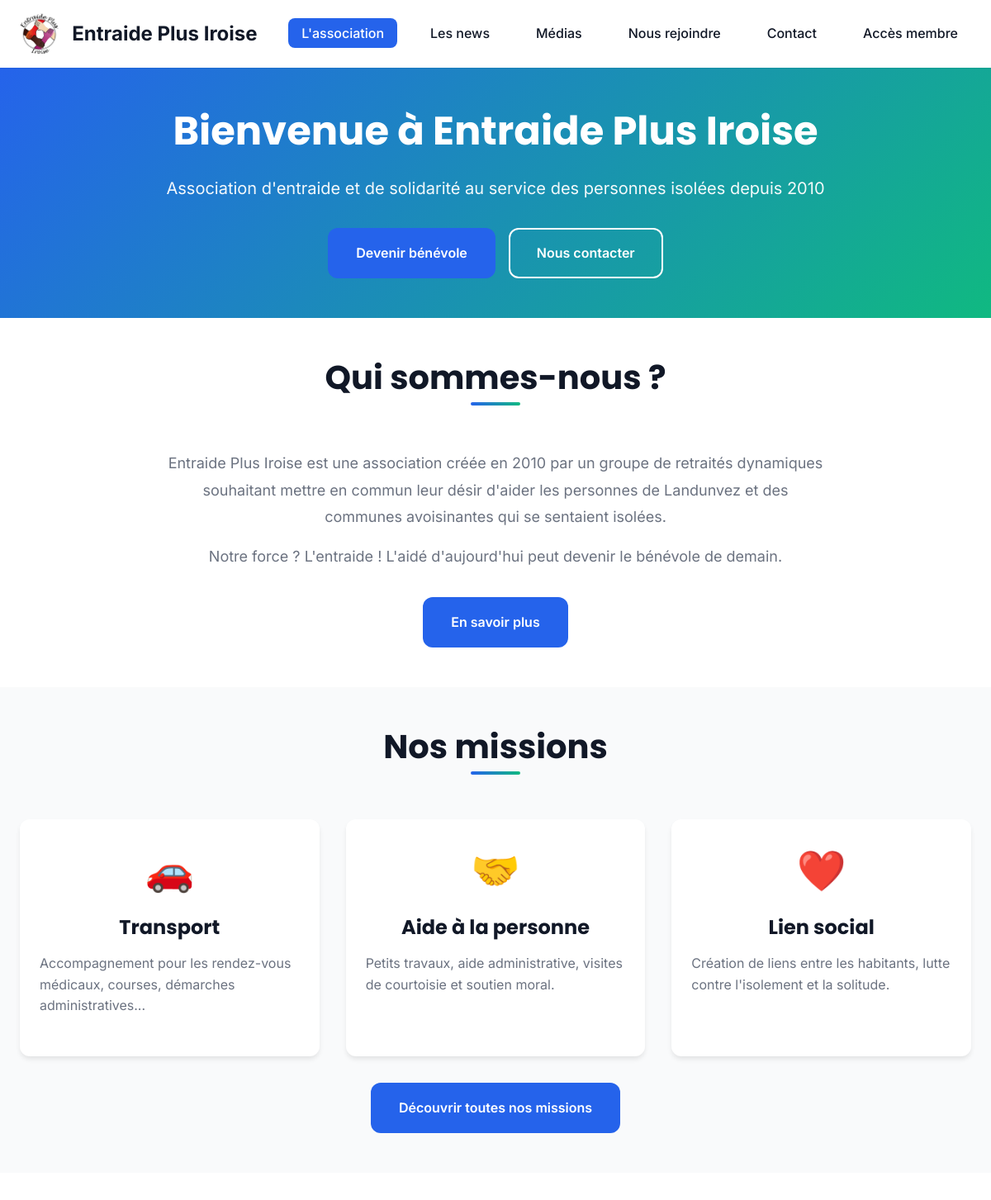
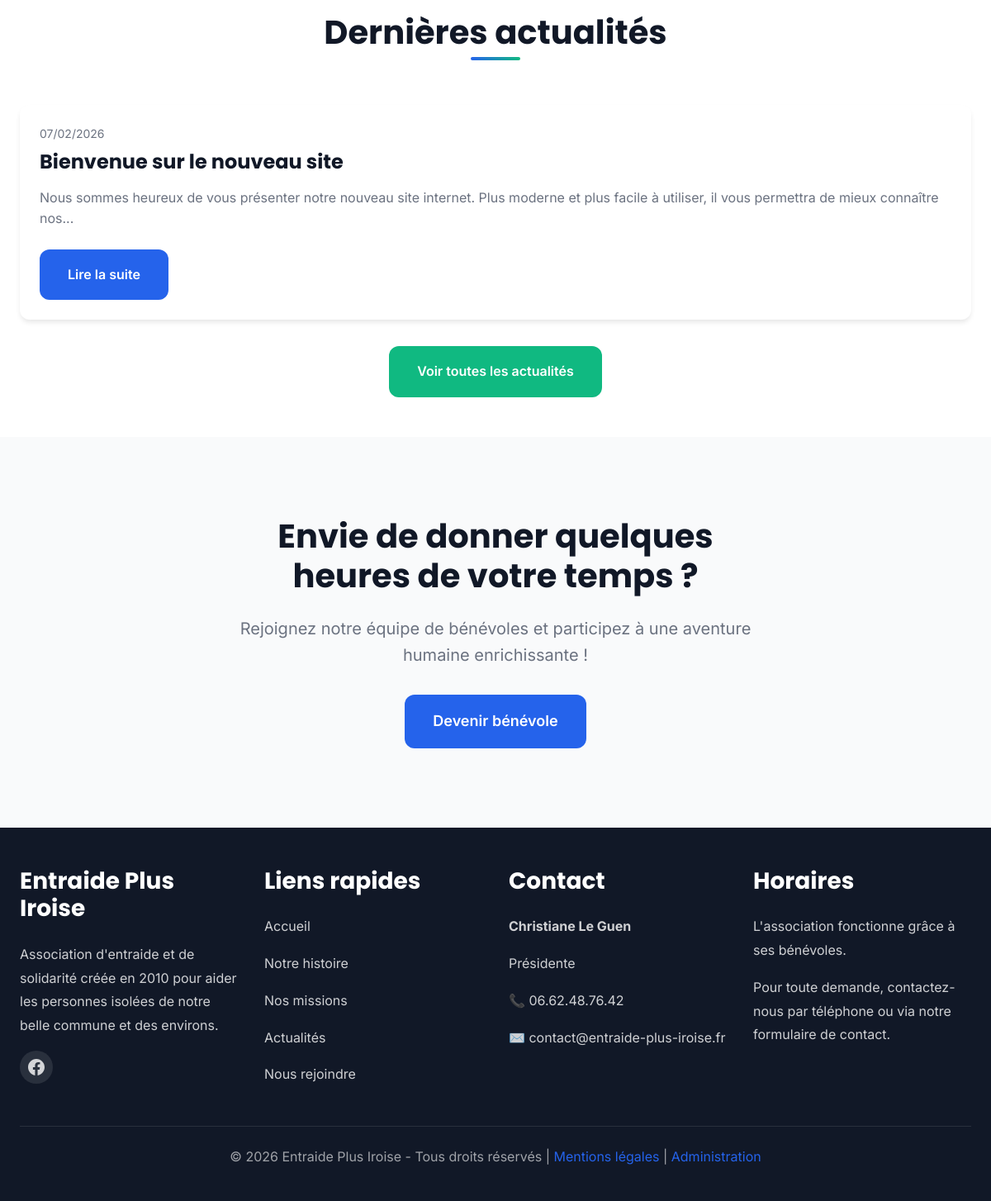
The page / on the database its author committed (2 pictures, top to bottom).
### tables this page shows
CREATE TABLE IF NOT EXISTS news (
    id INT AUTO_INCREMENT PRIMARY KEY,
    title VARCHAR(255) NOT NULL,
    content TEXT NOT NULL,
    image VARCHAR(255),
    created_at DATETIME DEFAULT CURRENT_TIMESTAMP,
    updated_at DATETIME DEFAULT CURRENT_TIMESTAMP ON UPDATE CURRENT_TIMESTAMP,
    published BOOLEAN DEFAULT 1
);

### index.php (the view, shortened to what this page needs)
<?php
require_once 'includes/config.php';
$stmt = $pdo->query("SELECT * FROM news WHERE published = 1 ORDER BY created_at DESC LIMIT 3");
$latest_news = $stmt->fetchAll();
include 'includes/header.php';
?>
<section class="hero">
    <div class="hero-content">
        <h1>Bienvenue à Entraide Plus Iroise</h1>
        <p>Association d'entraide et de solidarité au service des personnes isolées depuis 2010</p>
        <div style="display: flex; gap: 1rem; justify-content: center; flex-wrap: wrap; margin-top: 2rem;">
            <a href="nous-rejoindre.php" class="btn btn-primary">Devenir bénévole</a>
            <a href="contact.php" class="btn btn-outline">Nous contacter</a>
        </div>
    </div>
</section>
<section class="section">
    <div class="container">
        <div class="section-title">
            <h2>Qui sommes-nous ?</h2>
        </div>
        <div style="max-width: 800px; margin: 0 auto; text-align: center;">
            <p style="font-size: 1.125rem; color: var(--text-secondary); line-height: 1.8;">
                Entraide Plus Iroise est une association créée en 2010 par un groupe de retraités dynamiques
                souhaitant mettre en commun leur désir d'aider les personnes de Landunvez et des communes
                avoisinantes qui se sentaient isolées.
            </p>
            <p style="font-size: 1.125rem; color: var(--text-secondary); line-height: 1.8; margin-top: 1rem;">
                Notre force ? L'entraide ! L'aidé d'aujourd'hui peut devenir le bénévole de demain.
            </p>
            <div style="margin-top: 2rem;">
                <a href="notre-histoire.php" class="btn btn-primary">En savoir plus</a>
            </div>
        </div>
    </div>
</section>
<section class="section section-light">
    <div class="container">
        <div class="section-title">
            <h2>Nos missions</h2>
        </div>
        <div class="cards-grid">
            <div class="card">
                <div class="card-content">
                    <div style="font-size: 3rem; text-align: center; margin-bottom: 1rem;">🚗</div>
                    <h3 class="card-title" style="text-align: center;">Transport</h3>
                    <p class="card-text">
                        Accompagnement pour les rendez-vous médicaux, courses, démarches administratives...
                    </p>
                </div>
            </div>
            <div class="card">
                <div class="card-content">
                    <div style="font-size: 3rem; text-align: center; margin-bottom: 1rem;">🤝</div>
                    <h3 class="card-title" style="text-align: center;">Aide à la personne</h3>
                    <p class="card-text">
                        Petits travaux, aide administrative, visites de courtoisie et soutien moral.
                    </p>
                </div>
            </div>
            <div class="card">
                <div class="card-content">
                    <div style="font-size: 3rem; text-align: center; margin-bottom: 1rem;">❤️</div>
                    <h3 class="card-title" style="text-align: center;">Lien social</h3>
                    <p class="card-text">
                        Création de liens entre les habitants, lutte contre l'isolement et la solitude.
                    </p>
                </div>
            </div>
        </div>
        <div style="text-align: center; margin-top: 2rem;">
            <a href="nos-missions.php" class="btn btn-primary">Découvrir toutes nos missions</a>
        </div>
    </div>
</section>
<?php if (!empty($latest_news)): ?>
<section class="section">
    <div class="container">
        <div class="section-title">
            <h2>Dernières actualités</h2>
        </div>
        <div class="cards-grid">
            <?php foreach ($latest_news as $news): ?>
            <div class="card">
                <div class="card-content">
                    <div class="card-date">
                        <?php echo date('d/m/Y', strtotime($news['created_at'])); ?>
                    </div>
                    <h3 class="card-title"><?php echo htmlspecialchars($news['title']); ?></h3>
                    <p class="card-text">
                        <?php
                        $content = strip_tags($news['content']);
                        echo htmlspecialchars(substr($content, 0, 150)) . '...';
                        ?>
                    </p>
                    <a href="actualites.php?id=<?php echo $news['id']; ?>" class="btn btn-primary">Lire la suite</a>
                </div>
            </div>
            <?php endforeach; ?>
        </div>
        <div style="text-align: center; margin-top: 2rem;">
            <a href="actualites.php" class="btn btn-secondary">Voir toutes les actualités</a>
        </div>
    </div>
</section>
<?php endif; ?>
<section class="section section-light">
    <div class="container">
        <div style="max-width: 700px; margin: 0 auto; text-align: center; padding: 3rem 1rem;">
            <h2 style="font-size: 2.5rem; margin-bottom: 1.5rem;">Envie de donner quelques heures de votre temps ?</h2>
            <p style="font-size: 1.25rem; color: var(--text-secondary); margin-bottom: 2rem;">
                Rejoignez notre équipe de bénévoles et participez à une aventure humaine enrichissante !
            </p>
            <a href="nous-rejoindre.php" class="btn btn-primary" style="font-size: 1.125rem; padding: 1rem 2rem;">
                Devenir bénévole
            </a>
        </div>
    </div>
</section>
<?php include 'includes/footer.php'; ?>

### assets/css/style.css (style rules this page uses)
:root { --primary-color: #2563eb; --primary-dark: #1e40af; --primary-light: #3b82f6; --secondary-color: #10b981; --secondary-dark: #059669; --secondary-light: #34d399; --background: #ffffff; --background-light: #f9fafb; --background-dark: #f3f4f6; --text-primary: #111827; --text-secondary: #6b7280; --border-color: #e5e7eb; --success: #10b981; --error: #ef4444; --warning: #f59e0b; --info: #3b82f6; --shadow-sm: 0 1px 2px 0 rgb(0 0 0 / 0.05); --shadow-md: 0 4px 6px -1px rgb(0 0 0 / 0.1); --shadow-lg: 0 10px 15px -3px rgb(0 0 0 / 0.1); --shadow-xl: 0 20px 25px -5px rgb(0 0 0 / 0.1); --spacing-xs: 0.5rem; --spacing-sm: 1rem; --spacing-md: 1.5rem; --spacing-lg: 2rem; --spacing-xl: 3rem; --font-main: 'Inter', -apple-system, BlinkMacSystemFont, 'Segoe UI', sans-serif; --font-heading: 'Poppins', var(--font-main); --radius-sm: 0.375rem; --radius-md: 0.5rem; --radius-lg: 0.75rem; --radius-xl: 1rem; --transition-fast: 150ms ease-in-out; --transition-normal: 300ms ease-in-out; --transition-slow: 500ms ease-in-out; }
* { margin: 0; padding: 0; box-sizing: border-box; }
html { scroll-behavior: smooth; }
body { font-family: var(--font-main); color: var(--text-primary); background-color: var(--background); line-height: 1.6; font-size: 16px; }
h1, h2, h3, h4, h5, h6 { font-family: var(--font-heading); font-weight: 700; line-height: 1.2; margin-bottom: var(--spacing-sm); }
h1 { font-size: 2.5rem; }
h2 { font-size: 2rem; }
h3 { font-size: 1.75rem; }
p { margin-bottom: var(--spacing-sm); }
a { color: var(--primary-color); text-decoration: none; transition: color var(--transition-fast); }
.hero { background: linear-gradient(135deg, var(--primary-color), var(--secondary-color)); color: white; padding: var(--spacing-xl) var(--spacing-md); text-align: center; }
.hero-content { max-width: 800px; margin: 0 auto; }
.hero h1 { font-size: 3rem; margin-bottom: var(--spacing-md); animation: fadeInUp 0.8s ease-out; }
.hero p { font-size: 1.25rem; margin-bottom: var(--spacing-lg); opacity: 0.95; animation: fadeInUp 0.8s ease-out 0.2s backwards; }
.btn { display: inline-block; padding: var(--spacing-sm) var(--spacing-lg); background-color: white; color: var(--primary-color); border-radius: var(--radius-lg); font-weight: 600; transition: all var(--transition-normal); border: 2px solid transparent; }
.btn-primary { background-color: var(--primary-color); color: white; }
.btn-secondary { background-color: var(--secondary-color); color: white; }
.btn-outline { background-color: transparent; border-color: white; color: white; }
.section { padding: var(--spacing-xl) var(--spacing-md); }
.section-light { background-color: var(--background-light); }
.container { max-width: 1200px; margin: 0 auto; }
.section-title { text-align: center; margin-bottom: var(--spacing-xl); }
.section-title h2 { font-size: 2.5rem; color: var(--text-primary); position: relative; display: inline-block; }
.section-title h2::after { content: ''; position: absolute; bottom: -10px; left: 50%; transform: translateX(-50%); width: 60px; height: 4px; background: linear-gradient(90deg, var(--primary-color), var(--secondary-color)); border-radius: 2px; }
.cards-grid { display: grid; grid-template-columns: repeat(auto-fit, minmax(300px, 1fr)); gap: var(--spacing-lg); margin-top: var(--spacing-lg); }
.card { background: white; border-radius: var(--radius-lg); overflow: hidden; box-shadow: var(--shadow-md); transition: all var(--transition-normal); }
.card-content { padding: var(--spacing-md); }
.card-title { font-size: 1.5rem; margin-bottom: var(--spacing-sm); color: var(--text-primary); }
.card-text { color: var(--text-secondary); margin-bottom: var(--spacing-md); }
.card-date { font-size: 0.875rem; color: var(--text-secondary); margin-bottom: var(--spacing-xs); }

### rows shown on the page
news: created_at "07/02/2026", title "Bienvenue sur le nouveau site", content "Nous sommes heureux de vous présenter notre nouveau site internet. Plus moderne et plus facile à utiliser, il vous permettra de mieux connaître nos"
